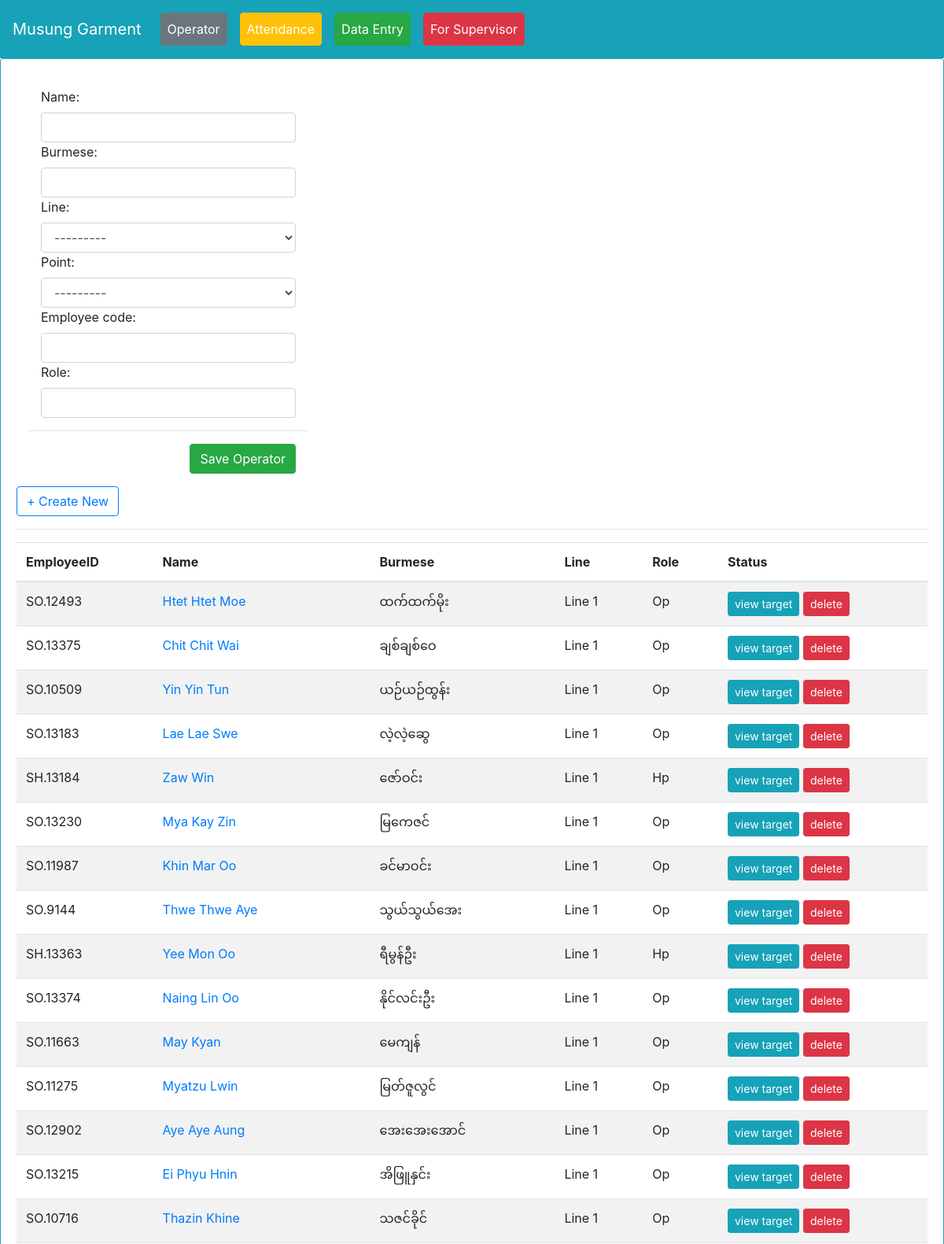
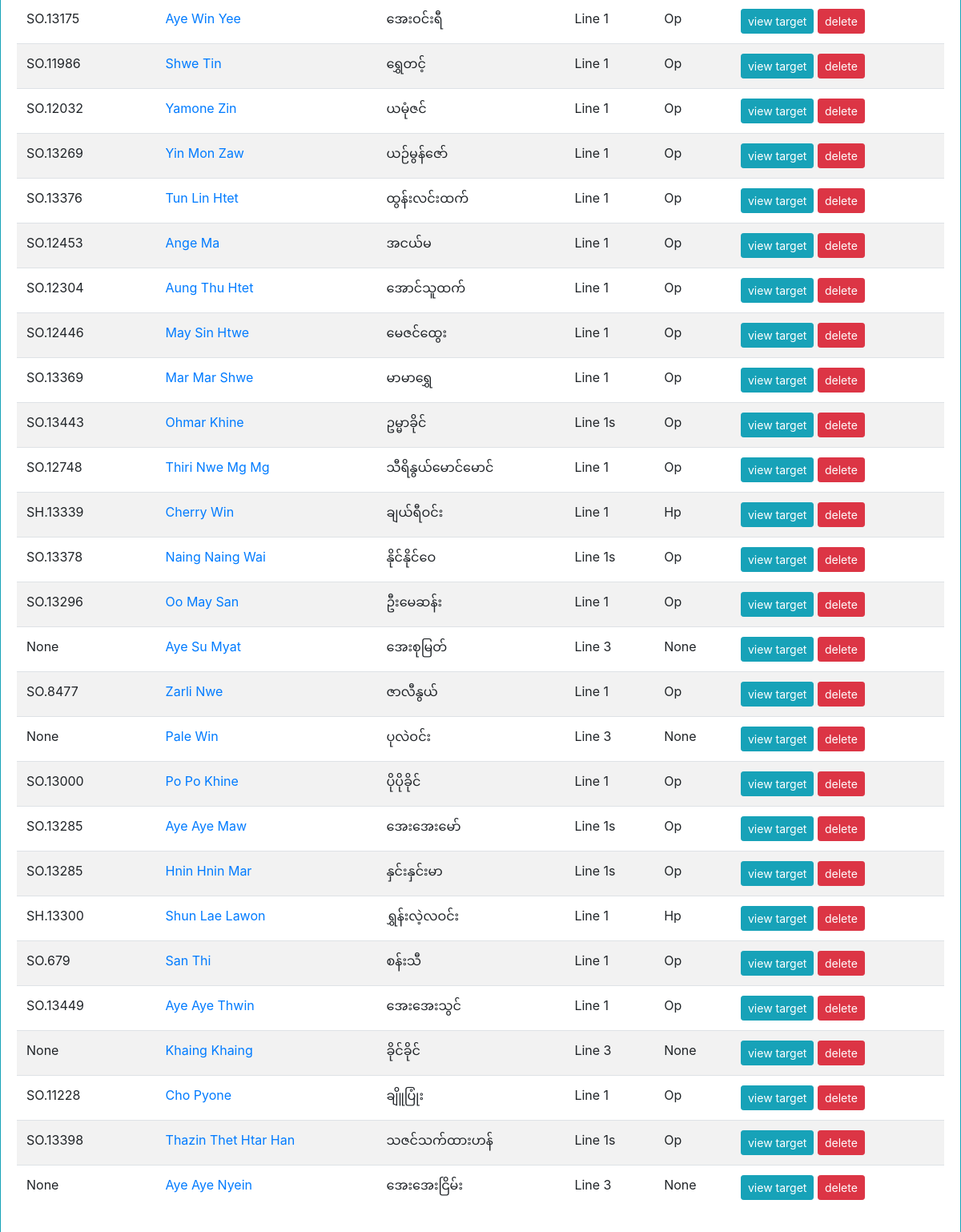
Page /operatorlist/ on the committed database (2 pictures, top to bottom).
### myapp/models.py (models this page shows, shortened)
class operator(models.Model):
    name = models.CharField(max_length=255)
    line = models.ForeignKey(line, on_delete=models.CASCADE)
    point = models.ForeignKey(point, on_delete=models.CASCADE, blank=True, null=True)
    employee_code = models.CharField(max_length=255, blank=True, null=True)
    burmese = models.CharField(max_length=255, blank=True, null=True)
    role = models.CharField(max_length=255, blank=True, null=True)
    daily_target = models.PositiveIntegerField(default=0)
    resign = models.BooleanField(default=False)
    status = models.BooleanField(default=False)

class line(models.Model):
    line_name = models.CharField(max_length=255)
    target = models.PositiveIntegerField(default=0)
    def __str__(self):
        return self.line_name

### myapp/views.py (the view)
# urls.py: path('operatorlist/', views.operatorlist, name='operatorlist'),
def operatorlist(request):
    op = operator.objects.all()
    form = OptForm()
    context = {'op':op, 'form':form}
    return render(request, 'operatorlist.html', context)

### myapp/forms.py
class OptForm(forms.ModelForm):
    class Meta:
        model = operator
        fields = ['name', 'burmese', 'line', 'point', 'employee_code','role']
        widgets = {
            'name': forms.TextInput(attrs={'class': 'form-control'}),
            'burmese': forms.TextInput(attrs={'class': 'form-control'}),
            'line': forms.Select(attrs={'class': 'form-control'}),
            'point': forms.Select(attrs={'class': 'form-control'}),
            'employee_code': forms.TextInput(attrs={'class': 'form-control'}),
            'role': forms.TextInput(attrs={'class': 'form-control'}),
        }

### myapp/models.py (called while the page is built)
    def __str__(self):
        return self.point_name

### templates/operatorlist.html (shortened to what this page needs)
{% extends 'base.html' %}
{% block content %}
<div class="card border-info mb-3">
  <div class="card-body">
    <div class="col-md-4">
       <form action="{% url 'myapp:save_operator' %}" method="post"> {% csrf_token %}
      <div class="modal-body">
        {{form}}
      </div>
      <div class="modal-footer">
        <button type="submit" class="btn btn-success invModal">Save Operator</button>
      </div>
        </form>
    </div>
<button type="button" class="btn btn-outline-primary" data-toggle="modal" data-target="#createNewInv">
  + Create New
</button>
<hr>
<table class="table table-striped" id="operatorlist">
  <thead>
    <tr>
      <th scope="col">EmployeeID</th>
      <th scope="col">Name</th>
      <th scope="col">Burmese</th>
      <th scope="col">Line</th>
      <th scope="col">Role</th>
      <th scope="col">Status</th>
    </tr>
  </thead>
  <tbody>
  	{% for i in op %}
    <tr>
      <td>{{i.employee_code}}</td>
      <td>
        <a href="{% url 'myapp:operatorupdate' i.id %}">{{i.name}}</a>
    </td>
      <td>{{i.burmese}}</td>
      <td>{{i.line}}</td>
      <td>{{i.role}}</td>
      <td>
      	<a href="{% url 'myapp:daily_rep_filter_operator' i.id %}" class="btn btn-sm btn-info">view target</a>
        <a href="{% url 'myapp:operator_delete' i.id %}" class="btn btn-sm btn-danger">delete</a>
      </td>
    </tr>
    {% endfor %}
  </tbody>
</table>
  </div>
</div>
{% endblock content %}

### rows in the picture
operator: employee_code "SO.12493", name "Htet Htet Moe", burmese "ထက်ထက်မိုး", line "Line 1", role "Op"
operator: employee_code "SO.13375", name "Chit Chit Wai", burmese "ချစ်ချစ်ဝေ", line "Line 1", role "Op"
operator: employee_code "SO.10509", name "Yin Yin Tun", burmese "ယဉ်ယဉ်ထွန်း", line "Line 1", role "Op"
operator: employee_code "SO.13183", name "Lae Lae Swe", burmese "လဲ့လဲ့ဆွေ", line "Line 1", role "Op"
operator: employee_code "SH.13184", name "Zaw Win", burmese "ဇော်ဝင်း", line "Line 1", role "Hp"
operator: employee_code "SO.13230", name "Mya Kay Zin", burmese "မြကေဇင်", line "Line 1", role "Op"
operator: employee_code "SO.11987", name "Khin Mar Oo", burmese "ခင်မာဝင်း", line "Line 1", role "Op"
operator: employee_code "SO.9144", name "Thwe Thwe Aye", burmese "သွယ်သွယ်အေး", line "Line 1", role "Op"
operator: employee_code "SH.13363", name "Yee Mon Oo", burmese "ရီမွန်ဦး", line "Line 1", role "Hp"
operator: employee_code "SO.13374", name "Naing Lin Oo", burmese "နိုင်လင်းဦး", line "Line 1", role "Op"
operator: employee_code "SO.11663", name "May Kyan", burmese "မေကျန်", line "Line 1", role "Op"
operator: employee_code "SO.11275", name "Myatzu Lwin", burmese "မြတ်ဇူလွင်", line "Line 1", role "Op"
operator: employee_code "SO.12902", name "Aye Aye Aung", burmese "အေးအေးအောင်", line "Line 1", role "Op"
operator: employee_code "SO.13215", name "Ei Phyu Hnin", burmese "အိဖြူနှင်း", line "Line 1", role "Op"
operator: employee_code "SO.10716", name "Thazin Khine", burmese "သဇင်ခိုင်", line "Line 1", role "Op"
operator: employee_code "SO.13175", name "Aye Win Yee", burmese "အေးဝင်းရီ", line "Line 1", role "Op"
operator: employee_code "SO.11986", name "Shwe Tin", burmese "ရွှေတင့်", line "Line 1", role "Op"
operator: employee_code "SO.12032", name "Yamone Zin", burmese "ယမုံဇင်", line "Line 1", role "Op"
operator: employee_code "SO.13269", name "Yin Mon Zaw", burmese "ယဉ်မွန်ဇော်", line "Line 1", role "Op"
operator: employee_code "SO.13376", name "Tun Lin Htet", burmese "ထွန်းလင်းထက်", line "Line 1", role "Op"
operator: employee_code "SO.12453", name "Ange Ma", burmese "အငယ်မ", line "Line 1", role "Op"
operator: employee_code "SO.12304", name "Aung Thu Htet", burmese "အောင်သူထက်", line "Line 1", role "Op"
operator: employee_code "SO.12446", name "May Sin Htwe", burmese "မေဇင်ထွေး", line "Line 1", role "Op"
operator: employee_code "SO.13369", name "Mar Mar Shwe", burmese "မာမာရွှေ", line "Line 1", role "Op"
operator: employee_code "SO.13443", name "Ohmar Khine", burmese "ဥမ္မာခိုင်", line "Line 1s", role "Op"
operator: employee_code "SO.12748", name "Thiri Nwe Mg Mg", burmese "သီရိနွယ်မောင်မောင်", line "Line 1", role "Op"
operator: employee_code "SH.13339", name "Cherry Win", burmese "ချယ်ရီဝင်း", line "Line 1", role "Hp"
operator: employee_code "SO.13378", name "Naing Naing Wai", burmese "နိုင်နိုင်ဝေ", line "Line 1s", role "Op"
operator: employee_code "SO.13296", name "Oo May San", burmese "ဦးမေဆန်း", line "Line 1", role "Op"
operator: employee_code "None", name "Aye Su Myat", burmese "အေးစုမြတ်", line "Line 3", role "None"
operator: employee_code "SO.8477", name "Zarli Nwe", burmese "ဇာလီနွယ်", line "Line 1", role "Op"
operator: employee_code "None", name "Pale Win", burmese "ပုလဲဝင်း", line "Line 3", role "None"
operator: employee_code "SO.13000", name "Po Po Khine", burmese "ပိုပိုခိုင်", line "Line 1", role "Op"
operator: employee_code "SO.13285", name "Aye Aye Maw", burmese "အေးအေးမော်", line "Line 1s", role "Op"
operator: employee_code "SO.13285", name "Hnin Hnin Mar", burmese "နှင်းနှင်းမာ", line "Line 1s", role "Op"
operator: employee_code "SH.13300", name "Shun Lae Lawon", burmese "ရွှန်းလဲ့လဝင်း", line "Line 1", role "Hp"
operator: employee_code "SO.679", name "San Thi", burmese "စန်းသီ", line "Line 1", role "Op"
operator: employee_code "SO.13449", name "Aye Aye Thwin", burmese "အေးအေးသွင်", line "Line 1", role "Op"
operator: employee_code "None", name "Khaing Khaing", burmese "ခိုင်ခိုင်", line "Line 3", role "None"
operator: employee_code "SO.11228", name "Cho Pyone", burmese "ချိူပြုံး", line "Line 1", role "Op"
operator: employee_code "SO.13398", name "Thazin Thet Htar Han", burmese "သဇင်သက်ထားဟန်", line "Line 1s", role "Op"
operator: employee_code "None", name "Aye Aye Nyein", burmese "အေးအေးငြိမ်း", line "Line 3", role "None"
